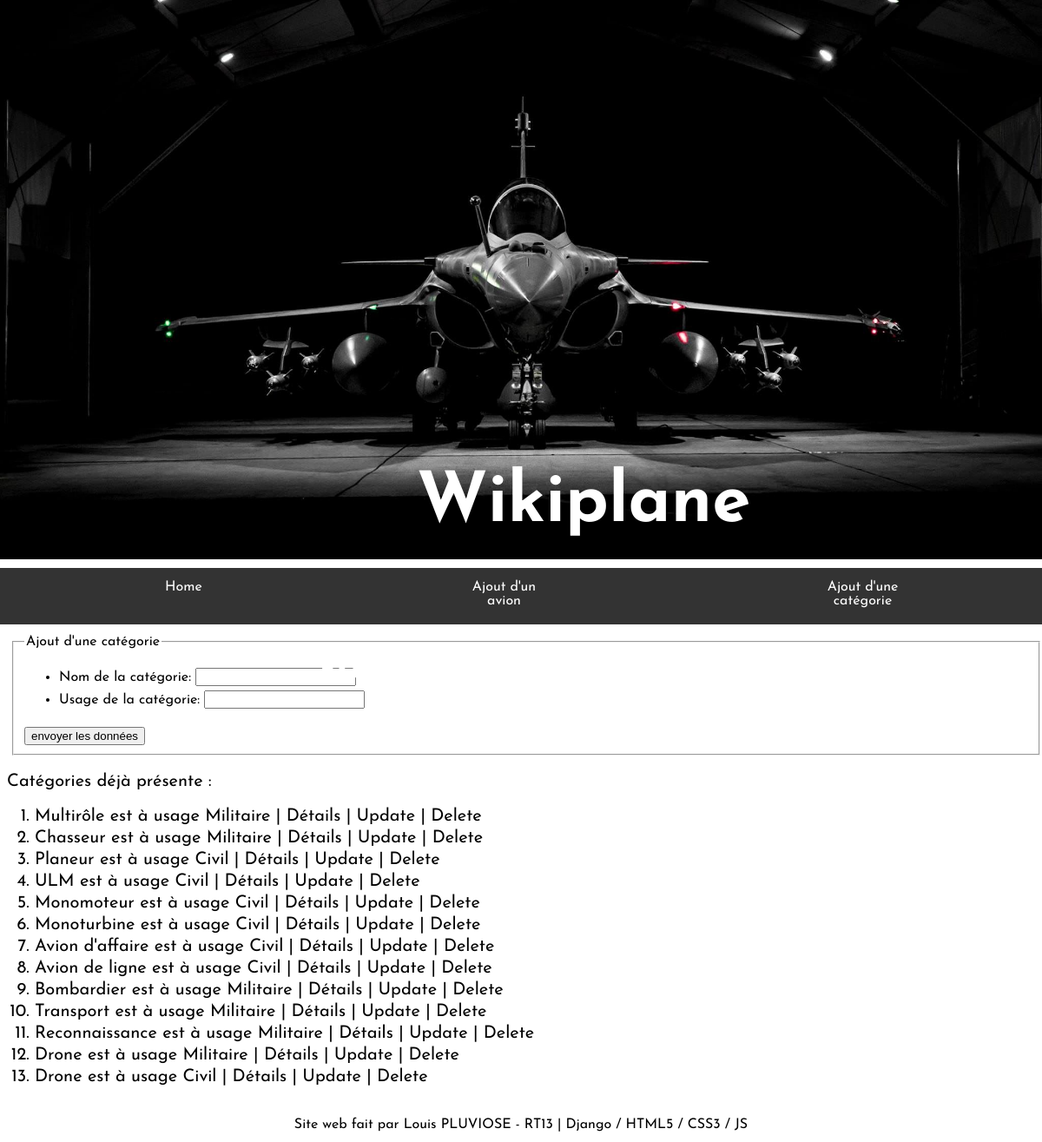
/application/ajoutc/, run on an earlier commit of the app's database.
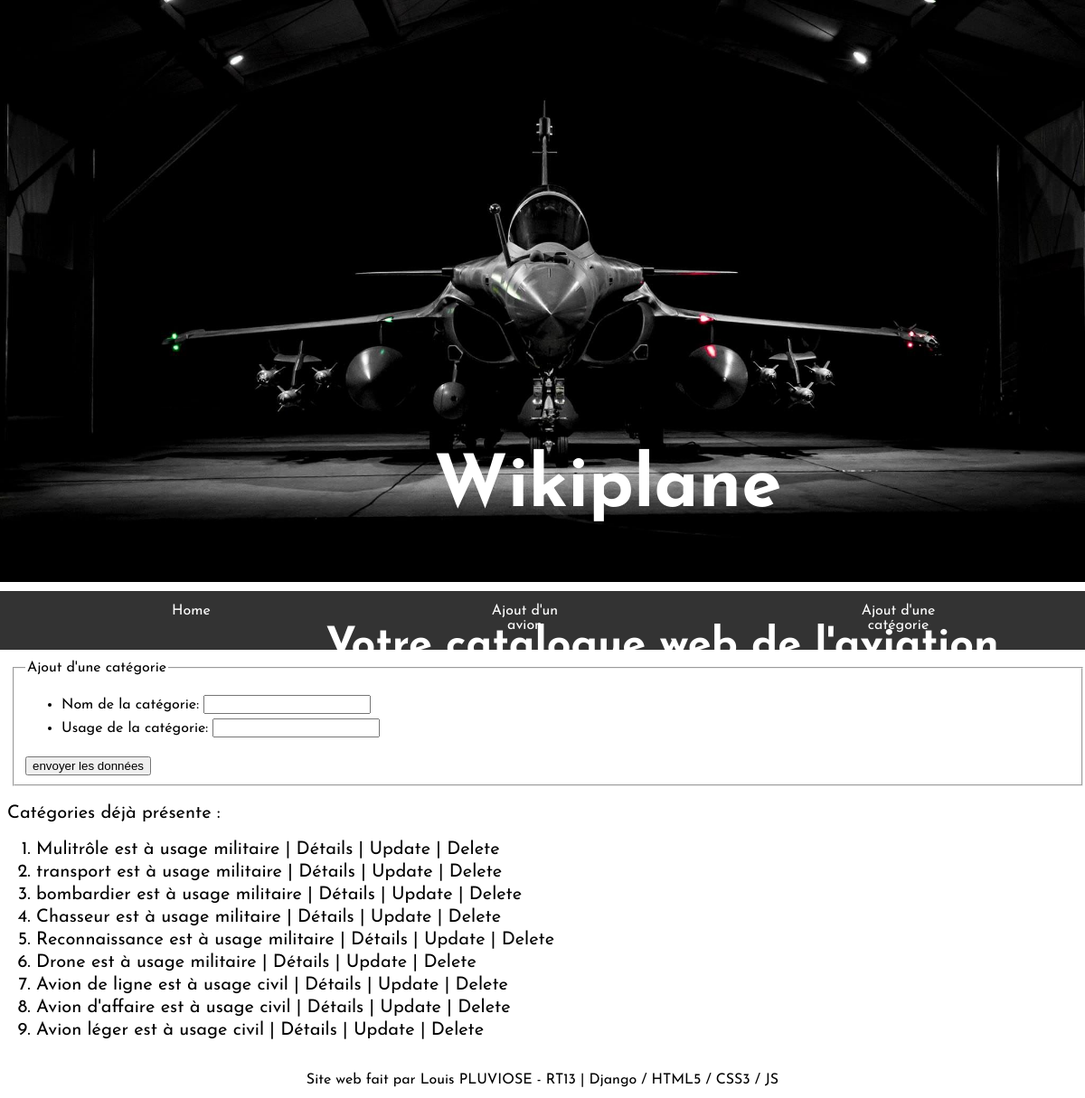
And on a later commit of the database.
### application/models.py (models this page shows, shortened)
class Categorie(models.Model):
    usage = models.CharField(max_length=100)
    nomc = models.CharField(max_length=100)
    def __str__(self):
        chaine = f"{self.nomc} est à usage {self.usage}"
        return chaine

### application/views.py (the view)
# urls.py: path("ajoutc/", views.ajoutc, name="ajoutc"),
def ajoutc(request):
    listec = list(models.Categorie.objects.all())
    if request.GET.get("POST"):
        form = CategorieForm(request)
        if form.is_valid():
            livre = form.save()
            return HttpResponseRedirect("/application/")
        else:
            return render(request,"application/ajoutc.html",{"form": form, 'listec': listec})
    else :
        form = CategorieForm()
        return render(request,"application/ajoutc.html",{"form": form, 'listec': listec})

### application/forms.py
class CategorieForm(ModelForm):
    class Meta:
        model = models.Categorie
        fields = {'nomc', 'usage'}
        labels = {
            'nomc': _('Nom de la catégorie'),
            'usage': _('Usage de la catégorie'),
        }

### application/templates/application/ajoutc.html (shortened to what this page needs)
{% extends "application/main.html" %}
{% block content %}
<form class="form-horizontal" method="post" action="/application/traitementc/">
<fieldset>
<legend>Ajout d'une catégorie</legend>
  <ul>
    {{form.as_ul}}
  </ul>
  <input type="submit" value="envoyer les données"/>
</fieldset>
</form>
<p class="presentationaffiche">Catégories déjà présente : </p>
<ol>
    {% for l in listec %}
        <li> {{l}} <a href="/application/affichec/{{l.id}}"> | Détails </a><a href="/application/updatec/{{l.id}}"> | Update </a><a href="/application/deletec/{{l.id}}"> | Delete</a></li>
    {% endfor %}
</ol>
{% endblock %}

### application/templates/application/main.html (shortened to what this page needs)
<!DOCTYPE html>
<html lang="en">
<head>
    {% load static %}
    <link rel="stylesheet" type="text/css" href="{% static 'css/main.css' %}">
</head>
<body>
    <div class="header">
            <img class="photorafale" src="{% static 'images/rafale.jpg' %}" alt="Photo Rafale NG">
            <h1 id="top1">Wikiplane</h1>
            <h3 id="top2">Votre catalogue web de l'aviation</h3>
    </div>
    <ul class="navbar">
        <li class="liens"><a href="{% url 'application:index' %}">Home</a></li>
        <li class="liens"><a href="{% url 'application:ajout' %}">Ajout d'un avion</a></li>
        <li class="liens"><a href="{% url 'application:ajoutc' %}">Ajout d'une catégorie</a></li>
    </ul>
    {% block content %}
    {% endblock %}
    <footer class="footer">
        Site web fait par Louis PLUVIOSE - RT13 | Django / HTML5 / CSS3 / JS
    </footer>
</body>
</html>

### application/static/css/main.css (style rules this page uses)
body { font-family: 'Josefin Sans', sans-serif; height: auto; margin: 0; padding: 0; border: 0; outline: 0; width: 100%; }
a { color: black; text-decoration: none; }
.header { max-width: 100%; height: auto; left: 0px; right: 0px; font-size: 40px; padding-bottom: 0px; }
.photorafale { width: 100%; height: auto; left: 0px; right: 0px; }
h1 { position: absolute; width: 50%; color: white; top: 40%; left: 65%; transform: translate(-50%, -50%); }
h3 { width: 70%; color: white; position: absolute; top: 55%; left: 65%; transform: translate(-50%, -50%); }
.navbar { width: 97.4%; display: flex; justify-content: space-around; list-style-type: none; margin: 0; padding-top: 0; overflow: hidden; background-color: #333; }
.liens { float: left; }
.liens a { display: block; color: white; text-align: center; padding: 14px 150px; text-decoration: none; }
form { padding-left: 1%; padding-top: 1%; }
ol { font-size: 20px; }
li { padding-bottom: 5px; }
.presentationaffiche { margin-left: 8px; font-size:20px; }
.footer { padding-top: 1%; padding-bottom: 1%; text-align: center; }

What changed in the data, as far as the page shows it:
removed Categorie: nomc+usage "ULM est à usage Civil"
removed Categorie: nomc+usage "Monomoteur est à usage Civil"
removed Categorie: nomc+usage "Bombardier est à usage Militaire"
removed Categorie: nomc+usage "Transport est à usage Militaire"
removed Categorie: nomc+usage "Reconnaissance est à usage Militaire"
removed Categorie: nomc+usage "Drone est à usage Militaire"
removed Categorie: nomc+usage "Drone est à usage Civil"
changed Categorie: nomc+usage "Multirôle est à usage Militaire" → "Mulitrôle est à usage militaire"
added Categorie: nomc+usage "transport est à usage militaire"
changed Categorie: nomc+usage "Chasseur est à usage Militaire" → "bombardier est à usage militaire"
changed Categorie: nomc+usage "Planeur est à usage Civil" → "Chasseur est à usage militaire"
added Categorie: nomc+usage "Reconnaissance est à usage militaire"
added Categorie: nomc+usage "Drone est à usage militaire"
changed Categorie: nomc+usage "Monoturbine est à usage Civil" → "Avion de ligne est à usage civil"
changed Categorie: nomc+usage "Avion d'affaire est à usage Civil" → "Avion d'affaire est à usage civil"
changed Categorie: nomc+usage "Avion de ligne est à usage Civil" → "Avion léger est à usage civil"
